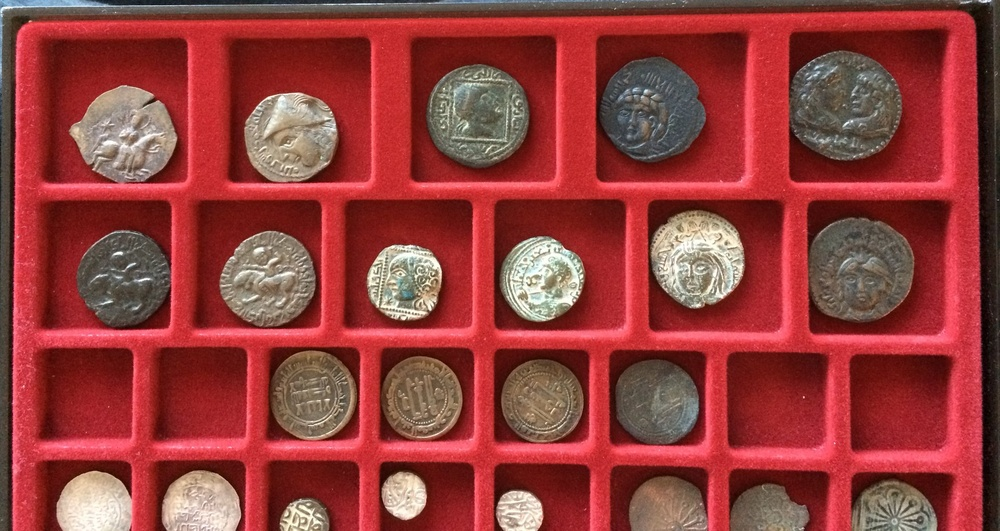
#> input picture image-processing/tray-of-coins.jpg, 1000 x 531 px, shrunk from 1918 x 1018 before the run
$ python MissingCoinsDetection.py   (older library calls are emulated)
#> lines starting #> are read from the running program, lines starting #| are printed output that depends on the picture; after the words box and inside, x2 and y2 are one past the last pixel; in counts of white or black regions, pixels touching at a corner belong together
import numpy as np
import cv2
import matplotlib.pyplot as plt

img = cv2.imread('tray-of-coins.jpg')
#> img is the input picture: shape (531, 1000, 3); mean B, G, R 60, 62.1, 148.8

hsv = cv2.cvtColor(img, cv2.COLOR_BGR2HSV)
#> hsv: shape (531, 1000, 3); mean H, S, V 66.3, 157.9, 149.2

box_mask = cv2.inRange(hsv, np.array([0,90,190]), np.array([180,255,255]))
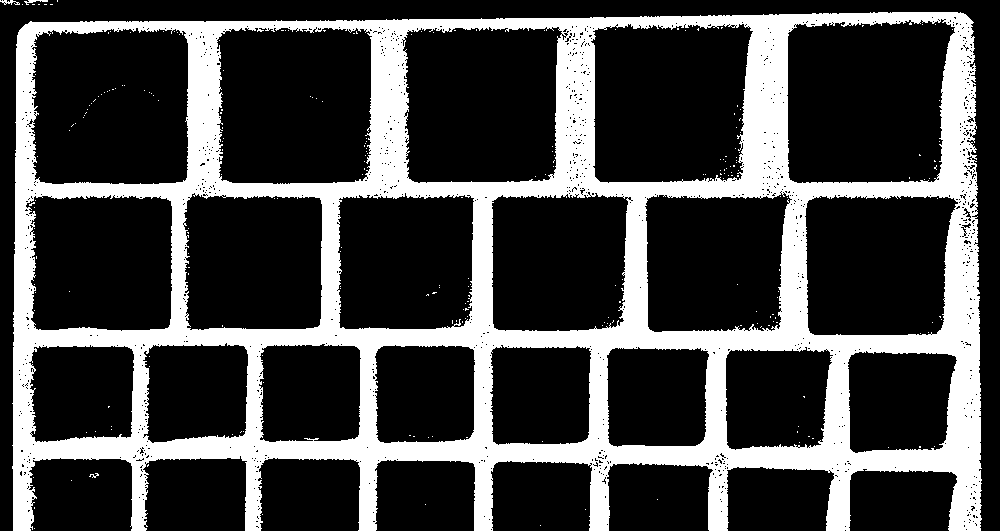
#> box_mask: shape (531, 1000); 26.6% white; 240 white regions (236 under 20 px), largest, box (x1, y1, x2, y2) and area: (12, 12, 982, 531) 140834, (0, 0, 20, 5) 51, (24, 0, 48, 5) 49, (89, 473, 99, 478) 22

box_mask = cv2.bitwise_not(box_mask)
box_mask = cv2.medianBlur(box_mask, 15)
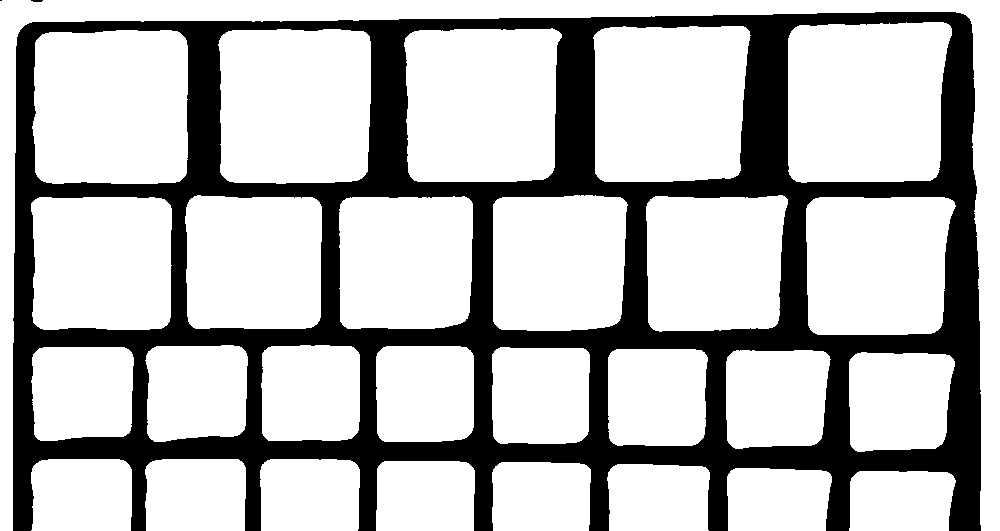
#> box_mask: shape (531, 1000); 72.9% white; 3 black regions (1 under 20 px), largest, box (x1, y1, x2, y2) and area: (13, 12, 981, 531) 143980, (31, 0, 43, 2) 21
cv2.imshow('mask', box_mask)

coin_mask = cv2.inRange(hsv, np.array([5, 0, 0]), np.array([170, 255, 255]))
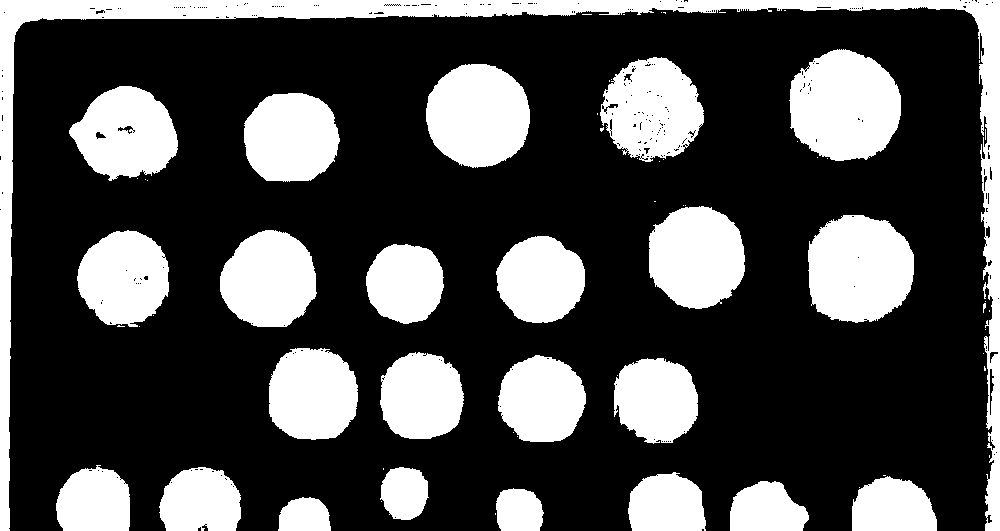
#> coin_mask: shape (531, 1000); 29.8% white; 66 white regions (41 under 20 px), largest, box (x1, y1, x2, y2) and area: (0, 0, 1000, 531) 27920, (789, 49, 901, 161) 9715, (808, 215, 914, 323) 9257
coin_mask = cv2.medianBlur(coin_mask, 25)
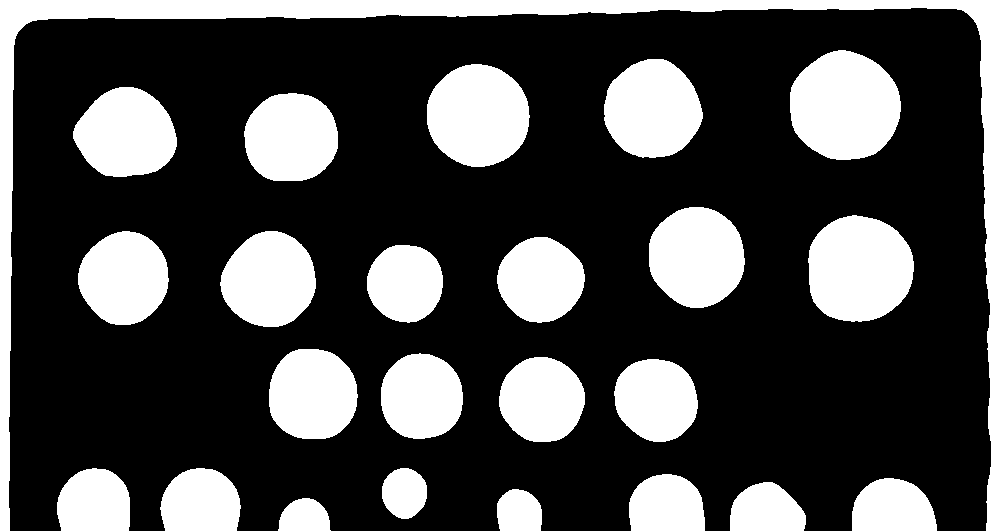
#> coin_mask: shape (531, 1000); 29.1% white; 24 white regions
cv2.imshow('mask2', coin_mask)

_, contours, _ = cv2.findContours(coin_mask, cv2.RETR_TREE, cv2.CHAIN_APPROX_SIMPLE)
#> contours = 24 contours; largest, box (x1, y1, x2, y2) and area: (0, 0, 1000, 531) 26129, (790, 50, 901, 160) 9376, (808, 215, 914, 322) 8890, (427, 64, 530, 167) 8157, (649, 207, 745, 308) 7474

# print str(len(contours)) + ' boxes found'

for con in contours:
    M = cv2.moments(con)
    cX = int(M["m10"] / M["m00"])
    cY = int(M["m01"] / M["m00"])
    h, w = box_mask.shape[:2]
    mask = np.zeros((h+2, w+2), np.uint8)
    cv2.floodFill(box_mask, mask, (cX,cY), 0)
#> this loop made 24 passes
#> (cX, cY) on passes 1 to 12: (304, 516), (518, 511), (765, 509), (892, 507), (666, 505), (404, 492), (200, 502), (93, 502), (655, 399), (541, 399), (421, 396), (312, 394)
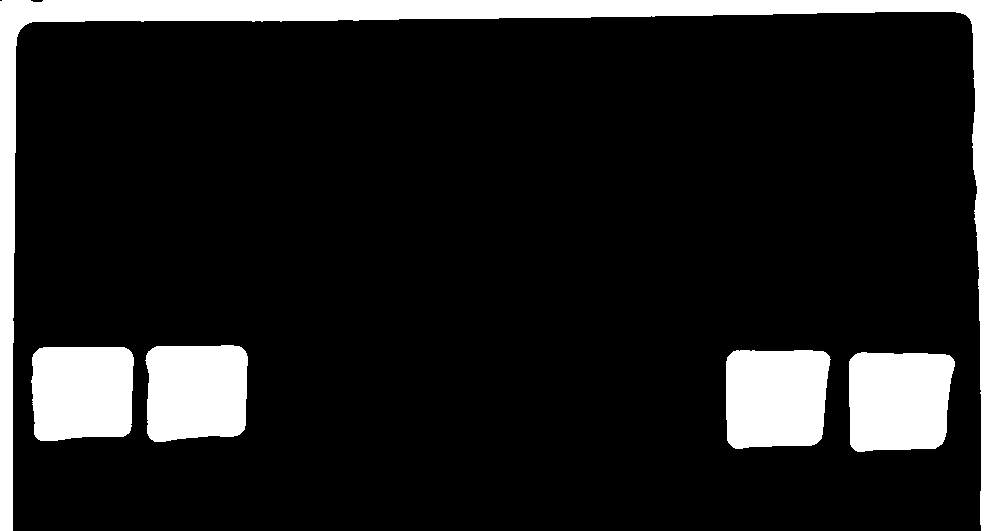
#> box_mask: shape (531, 1000); 14% white; 5 white regions

cv2.imshow('filled', box_mask)

_, final_contours, _ = cv2.findContours(box_mask, cv2.RETR_TREE, cv2.CHAIN_APPROX_SIMPLE)
#> final_contours = 5 contours; box (x1, y1, x2, y2) and area: (0, 0, 1000, 531) 34947, (849, 352, 955, 452) 9360, (726, 350, 831, 449) 9293, (145, 345, 248, 442) 8902, (31, 347, 134, 441) 8827
missing = 0
for con in final_contours:
    x,y,w,h = cv2.boundingRect(con)
    if x != 0 | y != 0:
        missing += 1
        cv2.rectangle(img,(x,y),(x+w,y+h),(0,255,0),2)
#> this loop made 5 passes
#> (x, y, w, h) on passes 1 to 5: (849, 352, 106, 100), (726, 350, 105, 99), (31, 347, 103, 94), (145, 345, 103, 97), (0, 0, 1000, 531)
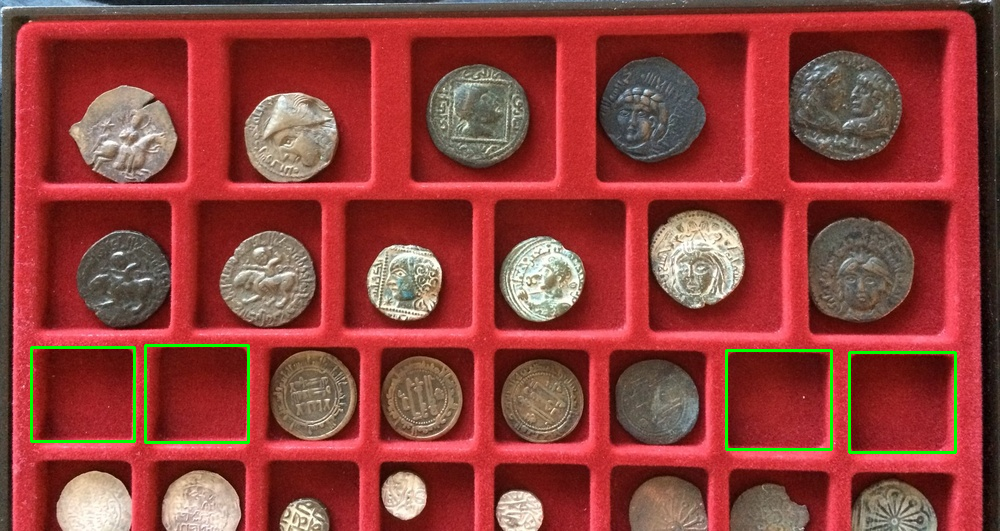
#> img: shape (531, 1000, 3); 0.91% of pixels changed, all inside (x1, y1, x2, y2) = (30, 344, 957, 454)
#> after the loop, missing = 4

# print str(missing) + ' coins missing'
cv2.putText(img,'Missing:' + str(missing),(10,100), cv2.FONT_HERSHEY_SIMPLEX, 4,(255,255,255),2,cv2.LINE_AA)
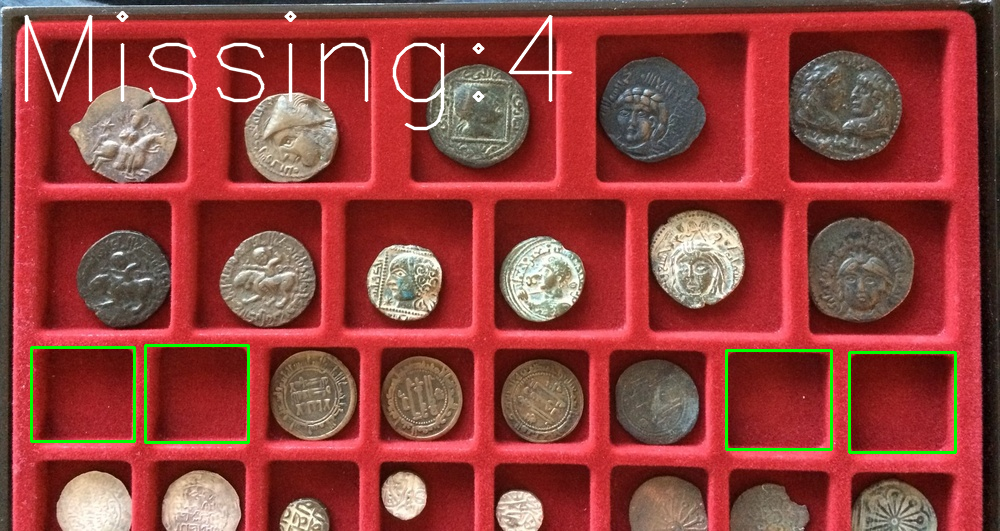
#> img: shape (531, 1000, 3); 1.36% of pixels changed, all inside (x1, y1, x2, y2) = (24, 11, 573, 131)
cv2.imshow('Image', img)

cv2.waitKey(0)
cv2.destroyAllWindows()
